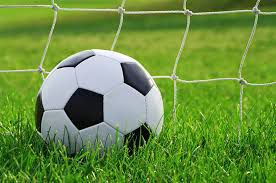
#> input picture توپ/x.png, 276 x 183 px
$ python main.py
#> lines starting #> are read from the running program, lines starting #| are printed output that depends on the picture; after the words box and inside, x2 and y2 are one past the last pixel; in counts of white or black regions, pixels touching at a corner belong together
import cv2 as cv
img=cv.imread("x.png",1)
#> img is the input picture: shape (183, 276, 3); mean B, G, R 63.5, 142.7, 105.8
cv.circle(img,[102,102],65,[0,0,0],5)
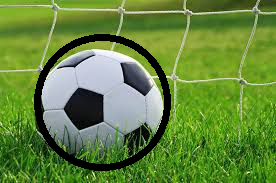
#> img: shape (183, 276, 3); 5.61% of pixels changed, all inside (x1, y1, x2, y2) = (34, 34, 171, 171)
cv.imwrite("main.png",img)
